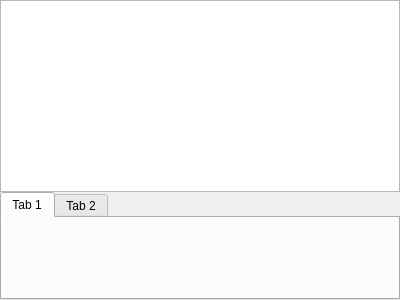
<?xml version="1.0" encoding="UTF-8"?>
<ui version="4.0">
 <class>Widget</class>
 <widget class="QWidget" name="Widget">
  <property name="geometry">
   <rect>
    <x>0</x>
    <y>0</y>
    <width>400</width>
    <height>300</height>
   </rect>
  </property>
  <property name="windowTitle">
   <string>Widget</string>
  </property>
  <layout class="QVBoxLayout" name="verticalLayout_2">
   <property name="spacing">
    <number>0</number>
   </property>
   <property name="leftMargin">
    <number>0</number>
   </property>
   <property name="topMargin">
    <number>0</number>
   </property>
   <property name="rightMargin">
    <number>0</number>
   </property>
   <property name="bottomMargin">
    <number>0</number>
   </property>
   <item>
    <layout class="QVBoxLayout" name="verticalLayout">
     <property name="spacing">
      <number>0</number>
     </property>
     <item>
      <layout class="QHBoxLayout" name="header_layout"/>
     </item>
     <item>
      <layout class="QHBoxLayout" name="content_layout">
       <item>
        <widget class="QTreeView" name="treeView"/>
       </item>
      </layout>
     </item>
     <item>
      <layout class="QHBoxLayout" name="footer_layout">
       <item>
        <widget class="QTabWidget" name="tabWidget">
         <widget class="QWidget" name="tab">
          <attribute name="title">
           <string>Tab 1</string>
          </attribute>
         </widget>
         <widget class="QWidget" name="tab_2">
          <attribute name="title">
           <string>Tab 2</string>
          </attribute>
         </widget>
        </widget>
       </item>
      </layout>
     </item>
    </layout>
   </item>
  </layout>
 </widget>
 <layoutdefault spacing="6" margin="11"/>
 <resources/>
 <connections/>
</ui>
